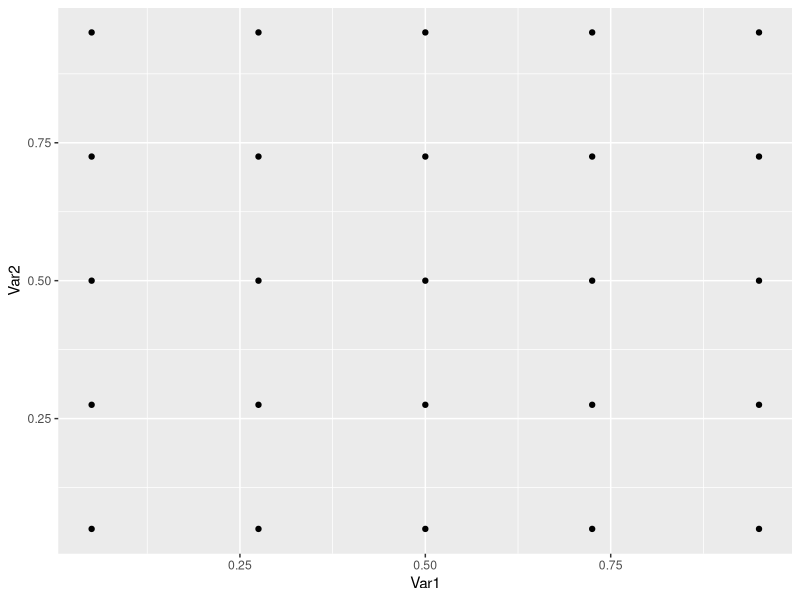

The R script that drew this image:
# WD
setwd("E:/research_projects/OLM_project/experiment/unityProjects/DiamondWorld/nonUnity_folder")

# Params
totalNumberOfRays <- 25
margin            <- 0.05

raysPerDim        <- sqrt(totalNumberOfRays)
from              <- margin
to                <- 1 - margin

# Create x and y values
x <- seq(from = from, to = to, length = raysPerDim)
y <- x

# Combine all possibilities
rayCoordinates <- expand.grid(x, y)



# Lib
library(ggplot2)


ggplot(rayCoordinates, aes(x = Var1, y = Var2)) + geom_point()

paste0("[", paste0(rayCoordinates$Var1, collapse = ", "), "]")
paste0("[", paste0(rayCoordinates$Var2, collapse = ", "), "]")